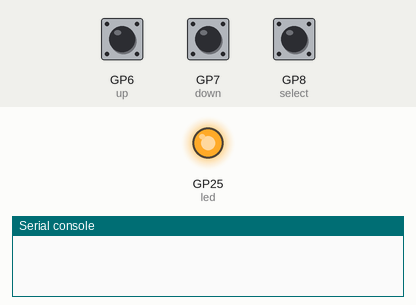
Bench run of a program on a simulated Raspberry Pi Pico running MicroPython. Parts: output pins drawn as LEDs (lit = HIGH), the last lines printed to the serial console. The test bench sets the inputs (shaded band); at power-on: GP6 (up) LOW, GP7 (down) LOW, GP8 (select) LOW.

Above: at 1.2 s.
1.3 s: GP6 (up) pulled HIGH for 0.15 s
4.4 s: GP7 (down) pulled HIGH for 0.15 s
At 6.2 s:
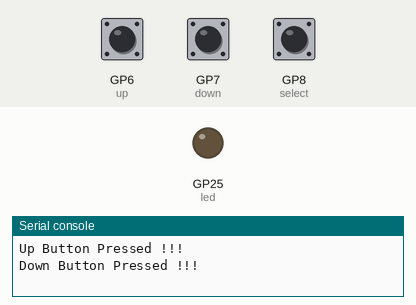
7.5 s: GP8 (select) pulled HIGH for 0.15 s
Timing chart, 0 to 16.5 s (numbered marks = the images above; inputs shaded):
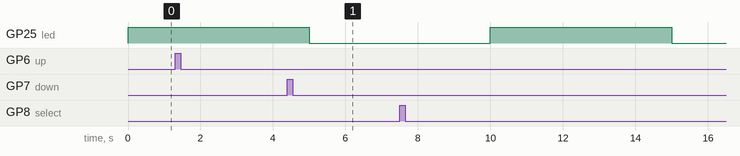

The program:

GP6_7_8_Button.py
```python
from machine import Pin, PWM, Timer
import utime

up = Pin(6, Pin.IN, Pin.PULL_DOWN)
down = Pin(7, Pin.IN, Pin.PULL_DOWN)
select = Pin(8, Pin.IN, Pin.PULL_DOWN)

led = Pin(25, Pin.OUT)

def up_handler(pin):
    up.irq(handler=None)
    utime.sleep_ms(100)
    if up.value():
        print("Up Button Pressed !!!")
        utime.sleep_ms(300)
    up.irq(handler=up_handler)

def down_handler(pin):
    down.irq(handler=None)
    utime.sleep_ms(100)
    if down.value():
        print("Down Button Pressed !!!")
        utime.sleep_ms(300)
    down.irq(handler=down_handler)

def select_handler(pin):
    select.irq(handler=None)
    utime.sleep_ms(100)
    if select.value():
        print("Select Button Pressed !!!")
        utime.sleep_ms(300)
    select.irq(handler=select_handler)

up.irq(trigger=Pin.IRQ_RISING, handler=up_handler)
down.irq(trigger=Pin.IRQ_RISING, handler=down_handler)
select.irq(trigger=Pin.IRQ_RISING, handler=select_handler)

while True:
    led.toggle()
    utime.sleep(5)
```
